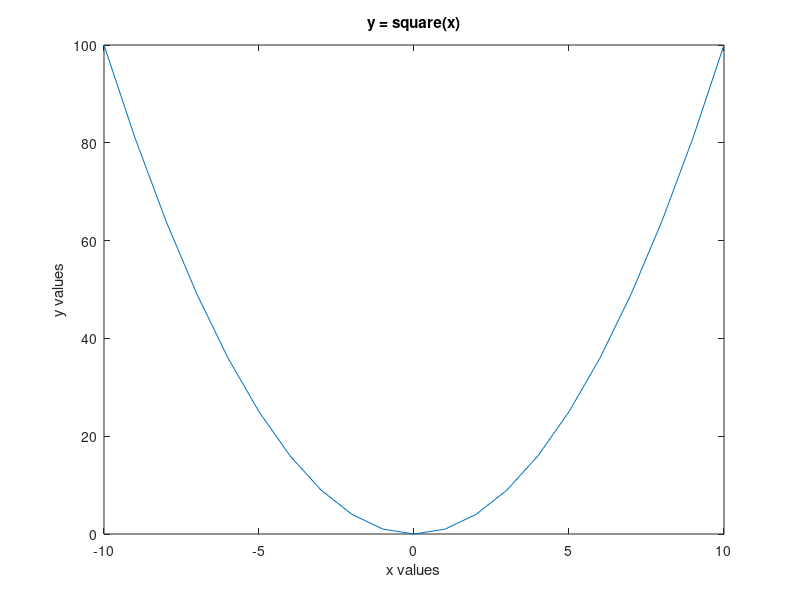

MATLAB code for this plot: (Note: this script raises an error after producing the figure.)
% After the first two session we start to have a feeling as to how we can
% get a program to take some user input, do some calculations based on that
% input to generate output and finally communicate that output back to the
% user. On the third session we will concentrate a bit more into the basics
% of computation. We will learn how to generate more complicated
% expressions, how to make our program to choose among different
% alternatives (selection), and how to repeat a computation many times
% (iteration). Finally we will learn how to keep code clean, reusable and
% maintainable by separating a particular sub-computation into a function.

%% if statements - Careful with elseif
a = 1;

if a < 5
    disp('Smaller than 5!')
elseif a < 2
    disp('Smaller than 2!')
else
    disp('Larger than 5!')
end

% Notice that MATLAB includes the syntax "elseif" this basically means
% that we can evaluate a if a second selection rule (condition) is valid or
% not. However, be aware! it is your responsibility to ensure no overlap
% between the different conditions. This is important because once the
% program enters into one of the if cases and evaluates the associated
% statements it will go out of the if block.

%% switch statemtns - a numeric case
% this is a simple example that checks if the user wins or not a price.

n = input('Enter a integer between 0-9: ');
n = uint16(n);
switch n
  case {2, 3}
    disp('You almost won! Good luck next time!')
  case 4
    disp('You won! AWESOME!')
  case {5,6}
    disp('You almost won! Good luck next time!')
  otherwise
    disp('Not even close! Good luck next time')
end
%% while loop
% we will use a while loop to consecutively square a number untill it
% overflows the capacity of the computer

n = input('Enter a number: ');
val = n;
go = isfinite(val);
counter = 0;
while go
    counter = counter + 1;
    val = val^2;
    go = isfinite(val);
end
fprintf('We had to consecutively square the value %4.2f %d times to overflow the computer \n', n, counter)

% Now, one of the most important things with while loops is to make sure
% that we do not generate an infinite loop. See my code above, is it safe
% to use? what if the user inputs 1, 0, or 0.5?
%% for loop
% A classical example that iterates over a vector and does some calculation
% (in this case squares) is as follows:
x = -10:1:10;
y = zeros(size(x));
for idx = 1:length(x)
    i_val = x(idx);
    y(idx) = i_val^2;
end
figure(1)
plot(x,y)
xlabel('x values')
ylabel('y values')
title('y = square(x)')

%% another alternative
x = -10:1:10;
y = zeros(size(x));
idx = 1;
for i_val = x
    y(idx) = i_val^2;
    idx = idx + 1;
end
figure(1)
plot(x,y)
xlabel('x values')
ylabel('y values')
title('y = square(x)')

%% my_mean() function

a = rand(100,1);

my_val = my_mean(a);

MATLAB_val = mean(a);

assert(my_val == MATLAB_val, 'houston we have a problem')

%% Assignment:
% The task for this session is to go back to Project01,
% Step01(camachodejay.com/Project01-Step01) and:

% 1) come up with a while and for loop implementation that calculates the
% Mandelbrot set. Basically we will solve together the last assignment of
% the first step of the project.

% 2) save both implementations into a function file. Use a switch statement
% to let the user choose which implementation he wants to use, the for or
% while loop.

% 3) as an extra bonus look into the tic/toc functions of MATLAB, what do
% they do? use them to see which implementation is the fastest.